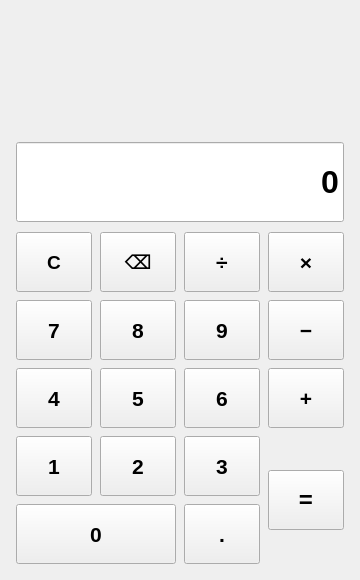
<?xml version="1.0" encoding="UTF-8"?>
<ui version="4.0">
 <class>MainWindow</class>
 <widget class="QMainWindow" name="MainWindow">
  <property name="geometry">
   <rect>
    <x>0</x>
    <y>0</y>
    <width>360</width>
    <height>580</height>
   </rect>
  </property>
  <property name="minimumSize">
   <size>
    <width>320</width>
    <height>540</height>
   </size>
  </property>
  <property name="windowTitle">
   <string>计算器</string>
  </property>
  <widget class="QWidget" name="centralWidget">
   <layout class="QVBoxLayout" name="mainLayout">
    <property name="spacing">
     <number>10</number>
    </property>
    <property name="leftMargin">
     <number>16</number>
    </property>
    <property name="topMargin">
     <number>16</number>
    </property>
    <property name="rightMargin">
     <number>16</number>
    </property>
    <property name="bottomMargin">
     <number>16</number>
    </property>
    <item>
     <widget class="QLabel" name="historyLabel">
      <property name="text">
       <string/>
      </property>
      <property name="alignment">
       <set>Qt::AlignRight|Qt::AlignTrailing|Qt::AlignVCenter</set>
      </property>
      <property name="minimumSize">
       <size>
        <width>0</width>
        <height>32</height>
       </size>
      </property>
     </widget>
    </item>
    <item>
     <widget class="QLineEdit" name="displayLineEdit">
      <property name="readOnly">
       <bool>true</bool>
      </property>
      <property name="text">
       <string>0</string>
      </property>
      <property name="alignment">
       <set>Qt::AlignRight|Qt::AlignTrailing|Qt::AlignVCenter</set>
      </property>
      <property name="minimumSize">
       <size>
        <width>0</width>
        <height>80</height>
       </size>
      </property>
      <property name="font">
       <font>
        <pointsize>24</pointsize>
        <weight>75</weight>
        <bold>true</bold>
       </font>
      </property>
     </widget>
    </item>
    <item>
     <layout class="QGridLayout" name="buttonGrid">
      <property name="spacing">
       <number>8</number>
      </property>
      <item row="0" column="0">
       <widget class="QPushButton" name="btnClear">
        <property name="text">
         <string>C</string>
        </property>
        <property name="minimumSize">
         <size>
          <width>60</width>
          <height>60</height>
         </size>
        </property>
        <property name="font">
         <font>
          <pointsize>14</pointsize>
          <weight>75</weight>
          <bold>true</bold>
         </font>
        </property>
       </widget>
      </item>
      <item row="0" column="1">
       <widget class="QPushButton" name="btnBackspace">
        <property name="text">
         <string>⌫</string>
        </property>
        <property name="minimumSize">
         <size>
          <width>60</width>
          <height>60</height>
         </size>
        </property>
        <property name="font">
         <font>
          <pointsize>14</pointsize>
          <weight>75</weight>
          <bold>true</bold>
         </font>
        </property>
       </widget>
      </item>
      <item row="0" column="2">
       <widget class="QPushButton" name="btnDivide">
        <property name="text">
         <string>÷</string>
        </property>
        <property name="minimumSize">
         <size>
          <width>60</width>
          <height>60</height>
         </size>
        </property>
        <property name="font">
         <font>
          <pointsize>16</pointsize>
          <weight>75</weight>
          <bold>true</bold>
         </font>
        </property>
       </widget>
      </item>
      <item row="0" column="3">
       <widget class="QPushButton" name="btnMultiply">
        <property name="text">
         <string>×</string>
        </property>
        <property name="minimumSize">
         <size>
          <width>60</width>
          <height>60</height>
         </size>
        </property>
        <property name="font">
         <font>
          <pointsize>16</pointsize>
          <weight>75</weight>
          <bold>true</bold>
         </font>
        </property>
       </widget>
      </item>
      <item row="1" column="0">
       <widget class="QPushButton" name="btn7">
        <property name="text">
         <string>7</string>
        </property>
        <property name="minimumSize">
         <size>
          <width>60</width>
          <height>60</height>
         </size>
        </property>
        <property name="font">
         <font>
          <pointsize>16</pointsize>
          <weight>75</weight>
          <bold>true</bold>
         </font>
        </property>
       </widget>
      </item>
      <item row="1" column="1">
       <widget class="QPushButton" name="btn8">
        <property name="text">
         <string>8</string>
        </property>
        <property name="minimumSize">
         <size>
          <width>60</width>
          <height>60</height>
         </size>
        </property>
        <property name="font">
         <font>
          <pointsize>16</pointsize>
          <weight>75</weight>
          <bold>true</bold>
         </font>
        </property>
       </widget>
      </item>
      <item row="1" column="2">
       <widget class="QPushButton" name="btn9">
        <property name="text">
         <string>9</string>
        </property>
        <property name="minimumSize">
         <size>
          <width>60</width>
          <height>60</height>
         </size>
        </property>
        <property name="font">
         <font>
          <pointsize>16</pointsize>
          <weight>75</weight>
          <bold>true</bold>
         </font>
        </property>
       </widget>
      </item>
      <item row="1" column="3">
       <widget class="QPushButton" name="btnSubtract">
        <property name="text">
         <string>−</string>
        </property>
        <property name="minimumSize">
         <size>
          <width>60</width>
          <height>60</height>
         </size>
        </property>
        <property name="font">
         <font>
          <pointsize>16</pointsize>
          <weight>75</weight>
          <bold>true</bold>
         </font>
        </property>
       </widget>
      </item>
      <item row="2" column="0">
       <widget class="QPushButton" name="btn4">
        <property name="text">
         <string>4</string>
        </property>
        <property name="minimumSize">
         <size>
          <width>60</width>
          <height>60</height>
         </size>
        </property>
        <property name="font">
         <font>
          <pointsize>16</pointsize>
          <weight>75</weight>
          <bold>true</bold>
         </font>
        </property>
       </widget>
      </item>
      <item row="2" column="1">
       <widget class="QPushButton" name="btn5">
        <property name="text">
         <string>5</string>
        </property>
        <property name="minimumSize">
         <size>
          <width>60</width>
          <height>60</height>
         </size>
        </property>
        <property name="font">
         <font>
          <pointsize>16</pointsize>
          <weight>75</weight>
          <bold>true</bold>
         </font>
        </property>
       </widget>
      </item>
      <item row="2" column="2">
       <widget class="QPushButton" name="btn6">
        <property name="text">
         <string>6</string>
        </property>
        <property name="minimumSize">
         <size>
          <width>60</width>
          <height>60</height>
         </size>
        </property>
        <property name="font">
         <font>
          <pointsize>16</pointsize>
          <weight>75</weight>
          <bold>true</bold>
         </font>
        </property>
       </widget>
      </item>
      <item row="2" column="3">
       <widget class="QPushButton" name="btnAdd">
        <property name="text">
         <string>+</string>
        </property>
        <property name="minimumSize">
         <size>
          <width>60</width>
          <height>60</height>
         </size>
        </property>
        <property name="font">
         <font>
          <pointsize>16</pointsize>
          <weight>75</weight>
          <bold>true</bold>
         </font>
        </property>
       </widget>
      </item>
      <item row="3" column="0">
       <widget class="QPushButton" name="btn1">
        <property name="text">
         <string>1</string>
        </property>
        <property name="minimumSize">
         <size>
          <width>60</width>
          <height>60</height>
         </size>
        </property>
        <property name="font">
         <font>
          <pointsize>16</pointsize>
          <weight>75</weight>
          <bold>true</bold>
         </font>
        </property>
       </widget>
      </item>
      <item row="3" column="1">
       <widget class="QPushButton" name="btn2">
        <property name="text">
         <string>2</string>
        </property>
        <property name="minimumSize">
         <size>
          <width>60</width>
          <height>60</height>
         </size>
        </property>
        <property name="font">
         <font>
          <pointsize>16</pointsize>
          <weight>75</weight>
          <bold>true</bold>
         </font>
        </property>
       </widget>
      </item>
      <item row="3" column="2">
       <widget class="QPushButton" name="btn3">
        <property name="text">
         <string>3</string>
        </property>
        <property name="minimumSize">
         <size>
          <width>60</width>
          <height>60</height>
         </size>
        </property>
        <property name="font">
         <font>
          <pointsize>16</pointsize>
          <weight>75</weight>
          <bold>true</bold>
         </font>
        </property>
       </widget>
      </item>
      <item row="3" column="3" rowspan="2">
       <widget class="QPushButton" name="btnEquals">
        <property name="text">
         <string>=</string>
        </property>
        <property name="minimumSize">
         <size>
          <width>60</width>
          <height>60</height>
         </size>
        </property>
        <property name="font">
         <font>
          <pointsize>18</pointsize>
          <weight>75</weight>
          <bold>true</bold>
         </font>
        </property>
       </widget>
      </item>
      <item row="4" column="0" colspan="2">
       <widget class="QPushButton" name="btn0">
        <property name="text">
         <string>0</string>
        </property>
        <property name="minimumSize">
         <size>
          <width>60</width>
          <height>60</height>
         </size>
        </property>
        <property name="font">
         <font>
          <pointsize>16</pointsize>
          <weight>75</weight>
          <bold>true</bold>
         </font>
        </property>
       </widget>
      </item>
      <item row="4" column="2">
       <widget class="QPushButton" name="btnDecimal">
        <property name="text">
         <string>.</string>
        </property>
        <property name="minimumSize">
         <size>
          <width>60</width>
          <height>60</height>
         </size>
        </property>
        <property name="font">
         <font>
          <pointsize>16</pointsize>
          <weight>75</weight>
          <bold>true</bold>
         </font>
        </property>
       </widget>
      </item>
     </layout>
    </item>
   </layout>
  </widget>
 </widget>
 <resources/>
 <connections/>
</ui>
